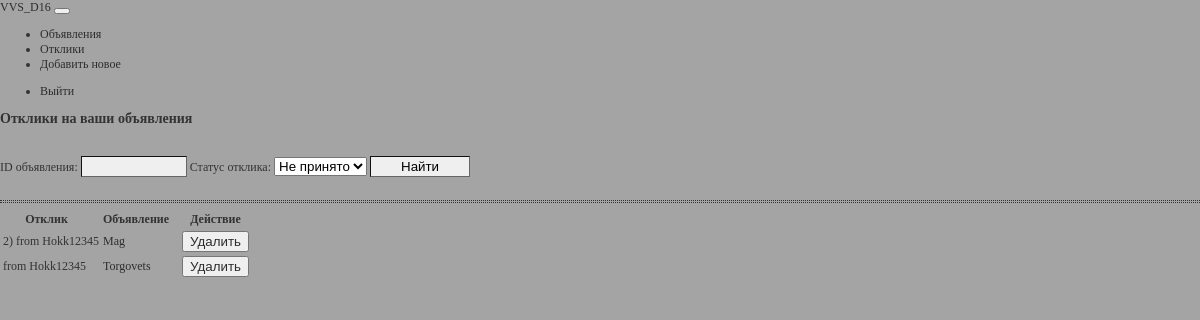
Screenshot of /replies/ (signed in) with the database file from the repository.
### board_app/models.py (models this page shows, shortened)
class UserReply(models.Model):
    userReply = models.ForeignKey(User, on_delete=models.CASCADE)
    postReply = models.ForeignKey(Post, on_delete=models.CASCADE)
    text = models.TextField()
    creationDate = models.DateTimeField(auto_now_add=True)
    is_accepted = models.BooleanField(default=False)

class Post(models.Model):
    authorUser = models.ForeignKey(User, on_delete=models.CASCADE)
    title = models.CharField(max_length=128)
    content = RichTextUploadingField()
    upload = models.FileField(
        upload_to='uploads/%Y/%m/%d/',
        blank=True,
        null=True,
        validators=[FileExtensionValidator(allowed_extensions=['mp4'])],
    )
    creationDate = models.DateTimeField(auto_now_add=True)
    postCategory = models.ForeignKey(Category, on_delete=models.CASCADE)

### board_app/views.py (the view)
# urls.py: path('replies/', UserReplyListView.as_view(), name='users_replies'),
class UserReplyListView(LoginRequiredMixin, ListView):
    model = UserReply
    template_name = 'board_app/users_replies.html'
    context_object_name = 'users_replies'
    ordering = ['-creationDate']
    paginate_by = 10
    def get_queryset(self, **kwargs):
        authoruser_id = self.request.user.id
        queryset = UserReply.objects.filter(postReply__authorUser=authoruser_id).order_by('-creationDate')
        self.filterset = UserReplyFilter(self.request.GET, queryset)
        return self.filterset.qs
    def get_context_data(self, **kwargs):
        context = super().get_context_data(**kwargs)
        context['reply_filter'] = self.filterset
        return context

### templates/board_app/users_replies.html (shortened to what this page needs)
{% extends 'default.html' %}
{% load custom_tags %}
{% block content %}
  <h2>Отклики на ваши объявления</h2>
  <br>
   <form method="GET">
       {{ reply_filter.form }}
       <input type="submit" value="Найти">
   </form>
   <br>
   <hr>
   <table>
      <tr>
        <th>Отклик &ensp;</th>
        <th>Объявление &ensp;</th>
        <th>Действие</th>
      </tr>
      {% for user_reply in users_replies %}
      <tr>
        <td>{{ user_reply.text }}</td>
        <td><a href="{% url 'post_detail' user_reply.postReply.id %}">{{ user_reply.postReply.title|truncatechars:30 }}</a></td>
        <td>
            <button> <a href="{% url 'del_reply' user_reply.id %}">Удалить</a> </button>
            <br>
        </td>
      </tr>
      {% empty %}
        <h4>Нет откликов</h4>
      {% endfor %}
   </table>
{% endblock content %}

### static/css/styles.css (style rules this page uses)
body { margin:0; padding:0; font-family:Tahoma; color:#333333; font-size:12px; background:url(../images/headerbg.gif) repeat-x #A4A4A4; }
a { color:#2D2D2D; text-decoration:none; }
h2 { font-size:14px; }
hr { color:#000000; height:1px; border:1px dotted #333333; }
input { padding:2px; margin:2px 0; border:1px inset #666666; background-color:#efefef; width:100px; }

### rows the page displays
UserReply: text "2) from Hokk12345", postReply "Mag"
UserReply: text "from Hokk12345", postReply "Torgovets"
